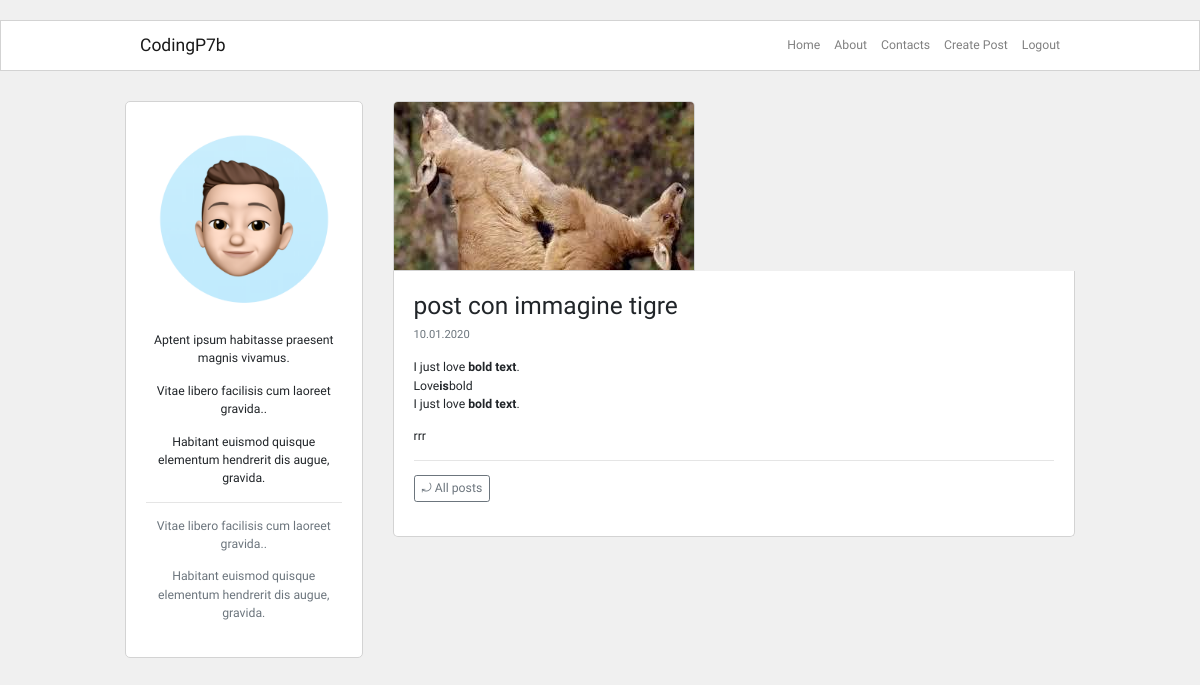
Screenshot of /posts/4444-z0vfu5 (signed in) with the database file from the repository.
### blog/models.py (models this page shows, shortened)
class Post(db.Model):
    id = db.Column(db.Integer, primary_key=True)
    user_id = db.Column(db.Integer, db.ForeignKey('user.id'), nullable=False)
    created_at = db.Column(db.DateTime, default=datetime.now)
    title = db.Column(db.String(120), nullable=False)
    description = db.Column(db.String(240))
    body = db.Column(db.Text(), nullable=False) # no string limits
    slug = db.Column(db.String(250))
    image = db.Column(db.String(120))

### blog/routes.py (the view)
@app.route("/posts/<string:post_slug>")
def post_detail(post_slug):  # adesso accetta lo slug
    post_instance = Post.query.filter_by(slug=post_slug).first_or_404()
    return render_template("post_detail.html", post=post_instance)

### blog/models.py (called while the page is built)
@login_manager.user_loader
def load_user(id):
    return User.query.get(int(id))

### blog/templates/post_detail.html (shortened to what this page needs)
{% extends 'base.html' %}
{% block content %}
<div class="container content-container">
    <div class="row no-gutters">
        <div class="col-md-9 order-md-2">
            {% if post.image %}
            <div class="post-image-block">
                <img class="img-fluid post-image" src="{{ url_for('static', filename='img/posts/' + post.image) }}" alt="">
            </div>
            <div class="post-page-block no-border-top">
            {% else %}
            <div class="post-page-block">
            {% endif %}
                <h3>{{ post.title }}</h3>
                <p class="p-small-two text-muted">
                    {{ post.created_at.strftime('%d.%m.%Y') }}
                </p>
                <p>
                    {{ post.body|markdown }}
                    <hr>
                    <a class="btn btn-sm btn-outline-secondary" href="{{ url_for('homepage') }}">⤾ All posts</a>
                </p>
            </div>
        </div>
        <div class="col-md-3 order-md-1">
            {%include 'about_me_snippet.html' %}
        </div>
    </div>
</div>
{% endblock %}

### blog/static/blog.css (style rules this page uses)
html, body { font-family: 'Raleway', sans-serif; font-size: 0.875rem; padding: 10px 0px 10px 0px; background-color: #f0f0f0; }
.content-container { max-width: 950px; margin-top: 30px; margin-bottom: 30px; padding: 0px; }
.post-page-block { background-color: #fff; border: 1px solid #d3d3d3; border-radius: 5px; padding: 20px; margin-bottom: 30px; }
.no-border-top { border-top: 0; border-top-right-radius: 0; border-top-left-radius: 0; }
.post-image { border: 1px solid #d3d3d3; border-top-right-radius: 5px; border-top-left-radius: 5px; }
.p-small-two { font-size: 0.800rem; }
@media (min-width: 768px) { .post-page-block { margin-left: 30px; } }
@media (min-width: 768px) { .post-image-block { margin-left: 30px; } }

### rows the page displays
Post: image (picture), title "post con immagine tigre", created_at "10.01.2020", body "I just love bold text . Love is bold I just love bold text . rrr"
